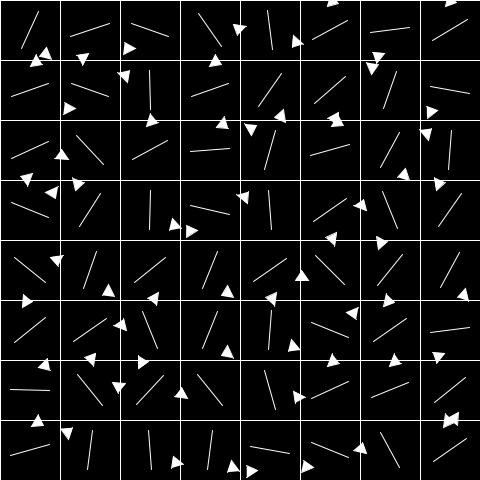
Frame 1 (no input)
Frame 60 (the mouse pressed at the canvas centre just before this capture): identical to frame 1, image omitted
Frame 120 (the mouse held since frame 60 and released just before this capture): identical to frame 1, image omitted

The Processing sketch that drew this single still picture (run headless with seeded random() and noise(); from frame 60 on, the mouse is pressed at the canvas centre):

// Processing sketch: FlowFieldVisualisation
// ── FlowFieldVisualisation.pde
int rows,cols;
int res;
int offset;
PVector[][] flowfield;
float ex;



void setup(){
  size(480,480);
  res = 60;
  rows = height/res;
  cols = width/res;
  offset = res/2;
  flowfield = new PVector[cols][rows];
  ex = res/3;
  init();
  //fill the flowfield with random vectors once
}

void init(){
  for (int i = 0; i < rows; i++){
    for (int j = 0; j < cols; j++){
      flowfield[i][j] = PVector.random2D();
      //flowfield[i][j] = new PVector(1,0);
    }
  }
}

void arrow(int x1, int y1, int x2, int y2, float ex){
  line(x1, y1, x2, y2);
  pushMatrix();
  translate(x2, y2);
  float a = atan2(x1-x2, y2- y1);
  rotate(a);
  beginShape();
    vertex(0,0);
    vertex(-ex/6, -ex/3);
    vertex(ex/6, -ex/3);
}
//PVector lookup(PVector lookup){
//  return flowfield[cols][rows].get();
//}


void draw(){
background(0);
for (int i = 0; i < rows; i++){
  for (int j = 0; j < cols; j++){
    noFill();
    stroke(255);
    strokeWeight(1);
    //fill(random(255));
    
    //ellipse(i*res+offset,j*res+offset,res,res);
    
    rect(i*res,j*res,(i+res)*res,(j+res)*res);
    
    float angle = flowfield[i][j].copy().heading();
    
    pushMatrix();
    //go to the middle of each box
      translate(i*res+offset, j*res+offset);
      //look up the heading of the thing
      rotate(angle);
      //draw a line to the edge of the box
      //line(-res/4,-res/4,res/4,res/4);
      line(0,-ex,0,ex);

      //translate to the end of the line

      translate(ex, ex);
      float a = atan2(ex,ex);
      rotate(a);
      fill(255);
      beginShape();
        vertex(0,0);
        vertex(-ex/3, -ex/2);
        vertex(ex/3, -ex/2);
      endShape();
      
    popMatrix();
  }
}
}
